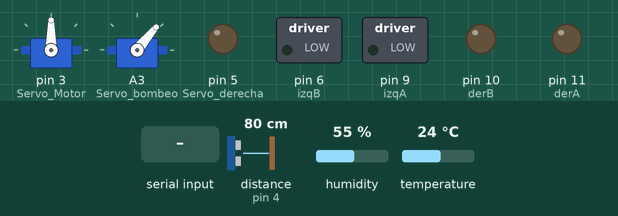
Recording of a sketch running on a simulated Arduino Uno, built with avr-gcc and run on an emulated ATmega328P. On the bench: 2 × servo, switched loads named in the sketch (green lamp = pin HIGH), output pins drawn as LEDs (lit = HIGH). The test bench sets the inputs (shaded band); at power-on: distance to the obstacle (sensor on pin 4) 80 cm, humidity 55 %, temperature 24 °C. The echo pulse lasts 58.3 µs per cm; the local clock reads 2024-03-15 10:24:30 at power-on unless the sketch sets it; random numbers use the default seed unless the sketch sets one; what the sketch prints to the serial monitor is not drawn.

Above: at 1.5 s.
1.6 s: "k" received over Serial
At 1.77 s:
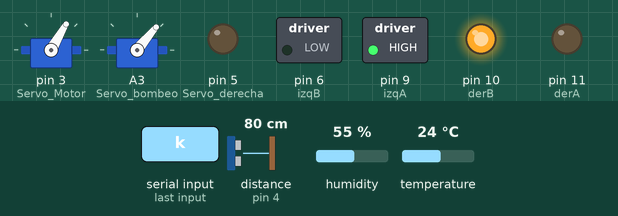
4.6 s: distance to the obstacle (sensor on pin 4) set to 33 cm
7.6 s: distance to the obstacle (sensor on pin 4) set to 28 cm
At 15.4 s:
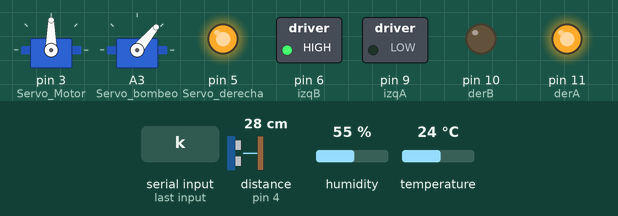
19.4 s: "a" received over Serial
At 22.19 s:
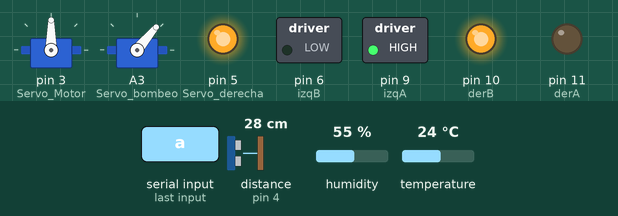
22.4 s: "d" received over Serial
At 23.0 s:
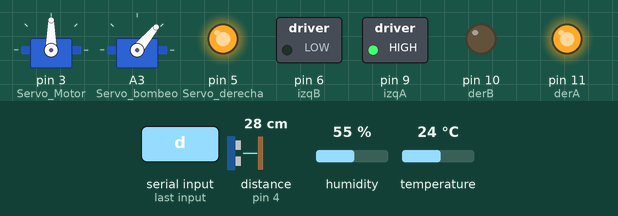
23.9 s: "z" received over Serial
At 24.2 s:
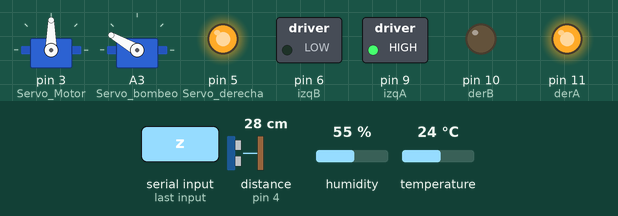
Timing chart, 0 to 27.9 s (numbered marks = the images above; inputs shaded):
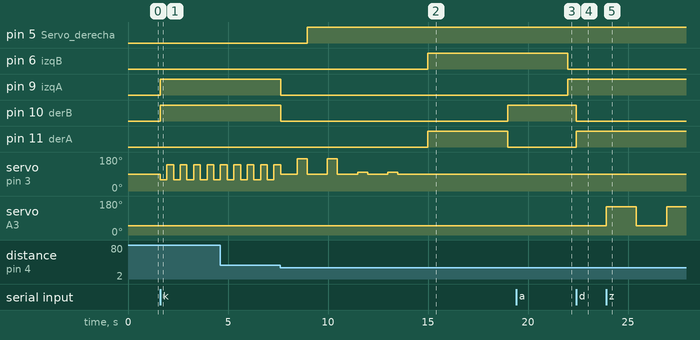

The sketch:

proyecto_carro.ino
```cpp
  #include <Servo.h>
#include <stdio.h>
#include <DS1302.h>
#include <DHT.h>

const int rst   = 7;
const int dat   = 8;
const int clk = 2;

DS1302 rtc(rst, dat, clk);

#define Temp_Update 15
#define In_Servo 90
#define Time_In 333.333
#define DHTPIN A0
#define DHTTYPE DHT11

DHT dht(DHTPIN, DHTTYPE);

Servo Servo_Motor;
Servo Servo_bombeo;

byte serialA;
int estado = 'f';
int posicion_uno = 50;
int posicion_dos = 150;
int velocidad = 150;

int izqA = 9;
int izqB = 6;
int derA = 11;
int derB = 10;

String dias_semana(const Time::Day day) {
  switch (day) {
    case Time::kSunday: return "Domingo";
    case Time::kMonday: return "Lunes";
    case Time::kTuesday: return "Martes";
    case Time::kWednesday: return "Miercoles";
    case Time::kThursday: return "Jueves";
    case Time::kFriday: return "Viernes";
    case Time::kSaturday: return "Sabado";
  }
  return "(error)";
}

void imprimirdatos() {
  Time t = rtc.time();
  float H = dht.readHumidity();
  float C = dht.readTemperature();
  float f = dht.readTemperature(true);
  String Humedad = String(H);
  String Cel = String(C);
  String Fa = String(f);

  int ano = t.yr;
  int mes = t.mon;
  int dia = t.date;
  int hora = t.hr;
  int minuto = t.min;
  String a = String(ano);
  String m = String(mes);
  String d = String(dia);
  String h = String(hora);
  String M = String(minuto);

  Serial.print(a);
  Serial.print(',');
  Serial.print(m);
  Serial.print(',');
  Serial.print(d);
  Serial.print(',');
  Serial.print(h);
  Serial.print(',');
  Serial.print(M);
  Serial.print(',');
  Serial.print(Humedad);
  Serial.print(',');
  Serial.print(Cel);
  Serial.print(',');
  Serial.print(Fa);
  Serial.print(',');


}

int Servo_motor(){
  Servo_Motor.write(60);
  delay(Time_In);
  Servo_Motor.write(140);
  delay(Time_In);
}


void Adelante(){


 digitalWrite(derA,0);
 digitalWrite(derB,velocidad);
 digitalWrite(izqA,velocidad);
 digitalWrite(izqB,0);
}

void RetrocederMa(){
 digitalWrite(derA,velocidad);
 digitalWrite(derB,0);
 digitalWrite(izqA,0);
 digitalWrite(izqB,velocidad);
}

void Retroceder(){
 digitalWrite(derA,velocidad);
 digitalWrite(derB,0);
 digitalWrite(izqA,0);
 digitalWrite(izqB,velocidad);
 delay(4000);

 if (random(100)>50)
 {
 digitalWrite(derA,velocidad);
 digitalWrite(derB,0);
 digitalWrite(izqA,velocidad);
 digitalWrite(izqB,0);
  delay(3000);
 }
 else
 {
 digitalWrite(derA,0);
 digitalWrite(derB,velocidad);
 digitalWrite(izqA,0);
 digitalWrite(izqB,velocidad);
 delay(3000);
 }
}

void Frenar(){
 digitalWrite(derA,0);
 digitalWrite(derB,0);
 digitalWrite(izqA,0);
 digitalWrite(izqB,0);
}

void Derecha(){
 digitalWrite(derA,velocidad);
 digitalWrite(derB,0);
 digitalWrite(izqA,velocidad);
 digitalWrite(izqB,0);
}

void Izquierda(){
 digitalWrite(derA,0);
 digitalWrite(derB,velocidad);
 digitalWrite(izqA,0);
 digitalWrite(izqB,velocidad);
}

float Servo_derecha(){
  Servo_Motor.write(170);
  delay(500);
  pinMode(5, OUTPUT);
  digitalWrite(5, LOW);
  delayMicroseconds(2);
  digitalWrite(5, HIGH);
  delayMicroseconds(10);
  pinMode(5, INPUT);
  Servo_Motor.write(In_Servo);
  return microsecondsToCentimeters(pulseIn(4, HIGH));
}

float Servo_izquierda(){
  Servo_Motor.write(100);
  delay(500);
  pinMode(5, OUTPUT);
  digitalWrite(5, LOW);
  delayMicroseconds(2);
  digitalWrite(5, HIGH);
  delayMicroseconds(10);
  pinMode(5, INPUT);
  Servo_Motor.write(In_Servo);
  return microsecondsToCentimeters(pulseIn(4, HIGH));
}

float microsecondsToCentimeters(long microseconds) {
  return microseconds / 29 / 2;
}


void setup()
{
  /*motor-reductores*/
  pinMode(izqA, OUTPUT);
  pinMode(izqB, OUTPUT);
  pinMode(derA, OUTPUT);
  pinMode(derB, OUTPUT);

  Servo_Motor.attach(3);
  Servo_Motor.write(In_Servo);
  Servo_bombeo.attach(A3);
  Servo_bombeo.write(posicion_uno);
  rtc.writeProtect(false);
  rtc.halt(false);

  Time t(2020, 11, 23, 5, 55, 50, Time::kMonday);
  rtc.time(t);
  delay(Time_In);
  Serial.begin(9600);
  dht.begin();

}


void loop()
{

  long duracion;
  float cm, derecha, izquierda;
  int direccion;

    if(Serial.available()>0){
      estado = Serial.read();
    }

    if(estado=='a'){
      Adelante();
    }

     if(estado=='i'){
      Izquierda();
    }

    if(estado=='f'){
      Frenar();
    }

     if(estado=='d'){
      Derecha();
    }

    if(estado=='r'){
      RetrocederMa();
    }

    if(estado=='z'){
      Servo_bombeo.write(posicion_dos);
      delay(1500);
      Servo_bombeo.write(posicion_uno);
      delay(1500);
      imprimirdatos();
    }


    if (estado == 'k'){

  	pinMode(5, OUTPUT);
  	digitalWrite(5, LOW);
  	delayMicroseconds(2);
  	digitalWrite(5, HIGH);
  	delayMicroseconds(10);
  	digitalWrite(5, LOW);
  	pinMode(4, INPUT);
  	duracion= pulseIn(4, HIGH);

  	cm= microsecondsToCentimeters(duracion);

  		if(cm>30){
    		Adelante();
    		Servo_motor();

  		} else {
    		Frenar();
    		Servo_Motor.write(In_Servo);
  			delay(Time_In);
    		delay(500);
    		Servo_derecha();
    		derecha = Servo_derecha();
    		delay(10);
    		Servo_izquierda();
    		izquierda = Servo_izquierda();
    		delay(500);

    	if (derecha > izquierda)
     	{
       		Derecha();
           delay(500);
    	} else if(derecha < izquierda){
       		Izquierda();
          delay(500);
    	} else {
      		if (derecha == izquierda && derecha < 30)
        {
           Retroceder();

         }
      	else {
        	direccion = random (0,10);
        	if (direccion <= 5){
          		Derecha();
              delay(500);
        	} else {
          		Izquierda();
              delay(500);
        	}
      	}
    	}
  	}


    }
}
```

Measured:
- the behaviour switches between 31 and 30 cm on distance to the obstacle (sensor on pin 4) (found by bisection; images 1 and 2)
- after the input at 1.6 s, pin 9 (izqA), pin 10 (derB): LOW → HIGH at once; servo on pin 3 (Servo_Motor): alternates 140° for 0.34 s and 60° for 0.33 s, starting at once
- after the input at 7.6 s, pin 5 (Servo_derecha): LOW → HIGH after 1.4 s; pin 6 (izqB): LOW → HIGH after 7.4 s; pin 9 (izqA): HIGH → LOW at once; pin 10 (derB): HIGH → LOW at once, → HIGH 11.3 s later; pin 11 (derA): LOW → HIGH after 7.4 s, → LOW 4.0 s later
- after the input at 19.4 s, pin 9 (izqA): LOW → HIGH after 2.6 s
- after the input at 22.4 s, pin 10 (derB): HIGH → LOW at once; pin 11 (derA): LOW → HIGH at once
- after the input at 23.9 s, servo on A3 (Servo_bombeo): 50° → 150° at once, → 50° 1.5 s later, → 150° 1.5 s later
